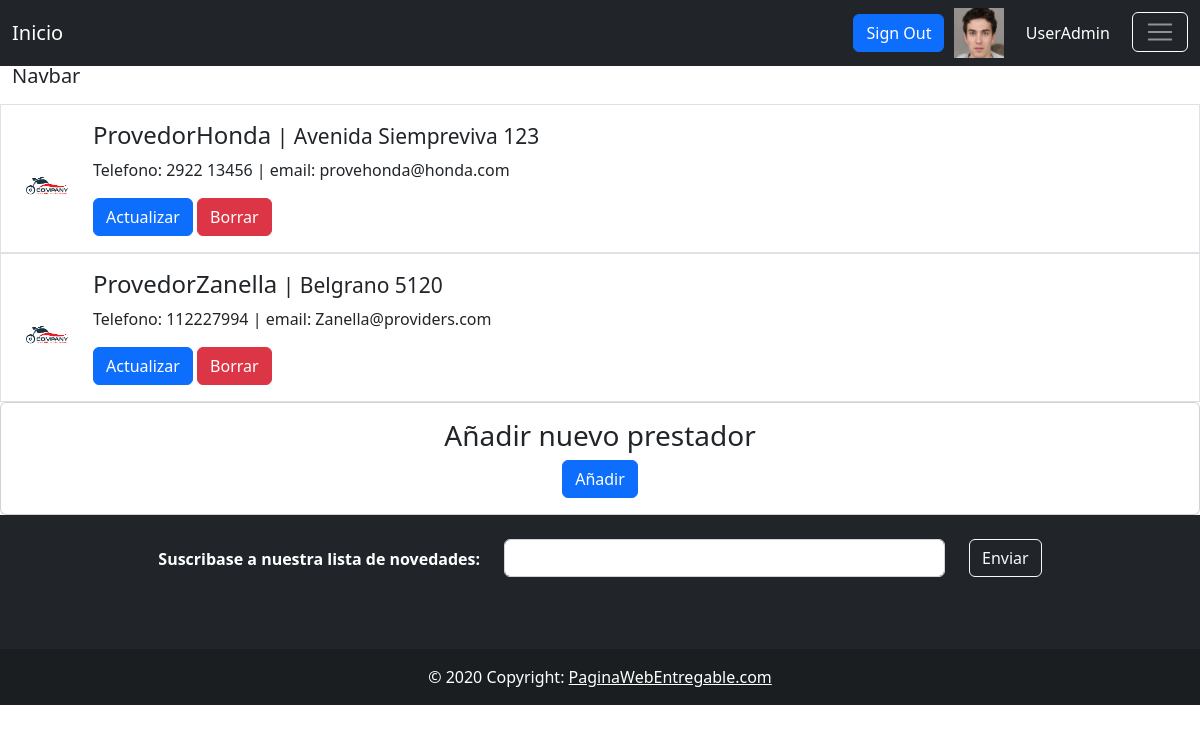
Screenshot of /Providers/providers_list/ (signed in) with the database file from the repository.
### Users/models.py (models this page shows)
class UserProfile(models.Model):
    users = models.OneToOneField(User, on_delete=models.CASCADE, related_name='profile', verbose_name = 'Usuario' )
    phone = models.CharField(max_length=25, null=True, blank=True, verbose_name = 'Teléfono')
    birth_date = models.DateField(null=True, blank=True, verbose_name = 'Fecha de Nacimiento')
    profile_picture = models.ImageField(upload_to='profile_pictures', null=True, blank=True, verbose_name = 'Imagen de Perfil')

### Providers/models.py (models this page shows, shortened)
class Provider(models.Model):
    CONDITION_CHOICES = (
        ('monotributista', 'monotributista'),
        ('responsable inscripto', 'responsable inscripto'),
    )
    name = models.CharField(max_length=100, verbose_name = 'Nombre')
    address = models.CharField(max_length=300, verbose_name = 'Dirección')
    phone_number = models.CharField(max_length=20, verbose_name = 'Teléfono')
    email = models.EmailField()
    condition = models.CharField(max_length=50, choices = CONDITION_CHOICES)
    is_active = models.BooleanField(default=True)
    class Meta:
        verbose_name = 'Proveedor'
        verbose_name_plural = 'Proveedores'

### Providers/views.py (the view)
# urls.py: path('providers_list/', providers_list, name='providers_list'),
def providers_list(request):
    providers = Provider.objects.filter(is_active = True)
    context = {
        'providers':providers
    }
    return render(request, 'Providers/providers_list.html', context=context)

### templates/Providers/providers_list.html (shortened to what this page needs)
{% extends 'base.html' %}
{% block content %}
    {% for provider in providers %}
    <div class="media border p-3 ">
        <img alt="{{provider.name}}" class="mr-3 mt-3 square" style="width:60px; align-self:center">
        <div class="media-body">
            <h4>{{provider.name}}<small> | {{provider.address}}</small></h4>
            <p>Telefono: {{provider.phone_number}} | email: {{provider.email}}</p>
            {% if request.user.is_superuser %}
            <a href="/Providers/provider_update/{{provider.id}}/" class="btn btn-primary">Actualizar</a>
            <a href="/Providers/provider_delete/{{provider.id}}/" class="btn btn-danger">Borrar</a>
            {% endif %}
        </div>
    </div>
    {% endfor %}
    {% if request.user.is_superuser %}
    <div class="card text-center">
        <div class="card-body">
            <h3 class="card-title">Añadir nuevo prestador</h5>
            <a href="/Providers/provider_add/" class="btn btn-primary">Añadir</a>
        </div>
    </div>
    {% endif %}
{% endblock %}

### templates/base.html (shortened to what this page needs)
<!DOCTYPE html>
<html lang="en">
<head>
    <link rel="stylesheet" href="https://cdn.jsdelivr.net/npm/bootstrap@4.0.0/dist/css/bootstrap.min.css">
    <link href="https://cdn.jsdelivr.net/npm/bootstrap@5.2.3/dist/css/bootstrap.min.css" rel="stylesheet">
  </head>
<body>
  const tooltipTriggerList = document.querySelectorAll('[data-bs-toggle="tooltip"]')
  const tooltipList = [...tooltipTriggerList].map(tooltipTriggerEl => new bootstrap.Tooltip(tooltipTriggerEl))
  <nav class="navbar bg-body-tertiary">
    <div class="container-fluid">
      <a class="navbar-brand">Navbar</a>
      <nav class="navbar bg-body-tertiary text-bg-dark fixed-top">
        <div class="container-fluid">
          <a class="navbar-brand text-white" href="/">Inicio</a>
          <div class="container-end">
            {% if request.user.is_authenticated %}
            <a class="nav-item">
              <a class="btn btn-primary" href="/Users/logout" style="margin: 5px;">Sign Out</a>
            </a>
            {% if request.user.profile.profile_picture.url != '' %}
            <a class="nav-item">
              <a href="/Users/update/profile" data-bs-toggle="tooltip" title="Modificar Perfil del usuario" ><img src="{{request.user.profile.profile_picture.url}}" alt="profile_picture" width="50px" height="50px "></a>
            </a>
            {% else %}
            <a class="nav-item">
              <a class="btn btn-danger" href="/Users/update/profile" style="margin: 5px;">Cargar Perfil</a>
            </a>
            {% endif %}
            <a class=""nav-item">
              <a class="btn text-white" href="/Users/update" data-bs-toggle="tooltip" title="Modificar datos del usuario" style="margin: 5px;">{{request.user.username}}</a>
            </a>
          {% endif %}
          <button class="navbar-toggler custom-toggler" type="button " data-bs-toggle="offcanvas" data-bs-target="#offcanvasScrolling" aria-controls="offcanvasScrolling">
            <span class="navbar-toggler-icon"></span>
          </div>
        </div>
      </nav>
    </div>
  </nav>
    {% block content %}
    {% endblock %}
<footer class="bg-dark text-center text-white">
    <div class="container p-4">
      <section class="">
        <form action="">
          <div class="row d-flex justify-content-center">
            <div class="col-auto">
              <p class="pt-2">
                <strong>Suscribase a nuestra lista de novedades:</strong>
              </p>
            </div>
            <div class="col-md-5 col-12">
              <div class="form-outline form-white mb-4">
                <input type="email" id="form5Example21" class="form-control" />
              </div>
            </div>
            <div class="col-auto">
              <button type="submit" class="btn btn-outline-light mb-4">
                Enviar
              </button>
            </div>
          </div>
        </form>
      </section>
    </div>
    <div class="text-center p-3" style="background-color: rgba(0, 0, 0, 0.2);">
      © 2020 Copyright:
      <a class="text-white" href="#">PaginaWebEntregable.com</a>
    </div>
</footer>
</body>
</html>

### templates/base.html (style rules this page uses)
.custom-toggler.navbar-toggler { border-color: rgb(255, 255, 255); }

### rows the page displays
Provider: name "ProvedorHonda", address "Avenida Siempreviva 123", phone_number "2922 13456", email "provehonda@honda.com"
Provider: name "ProvedorZanella", address "Belgrano 5120", phone_number "112227994", email "Zanella@providers.com"

### other values shown
{{ request.user.username }} "UserAdmin"
